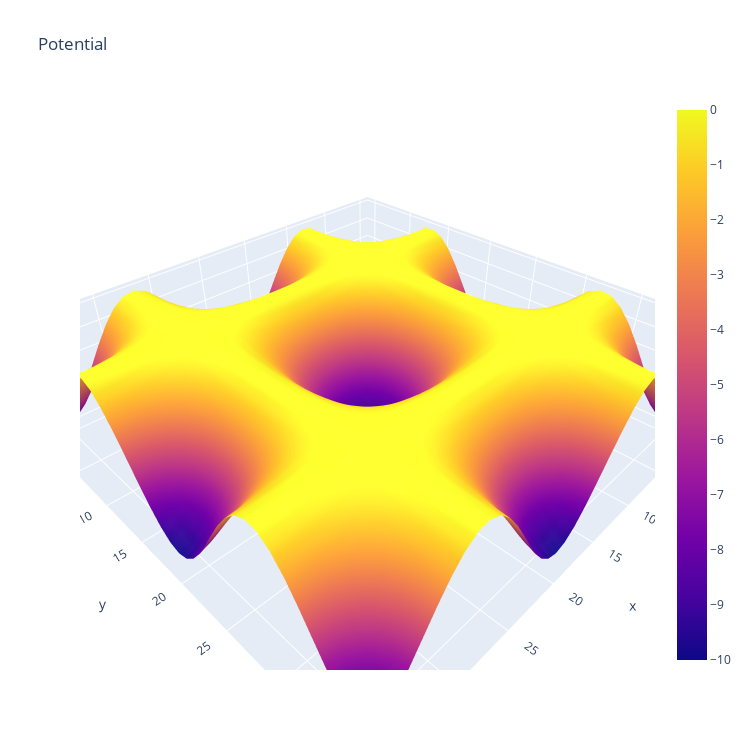
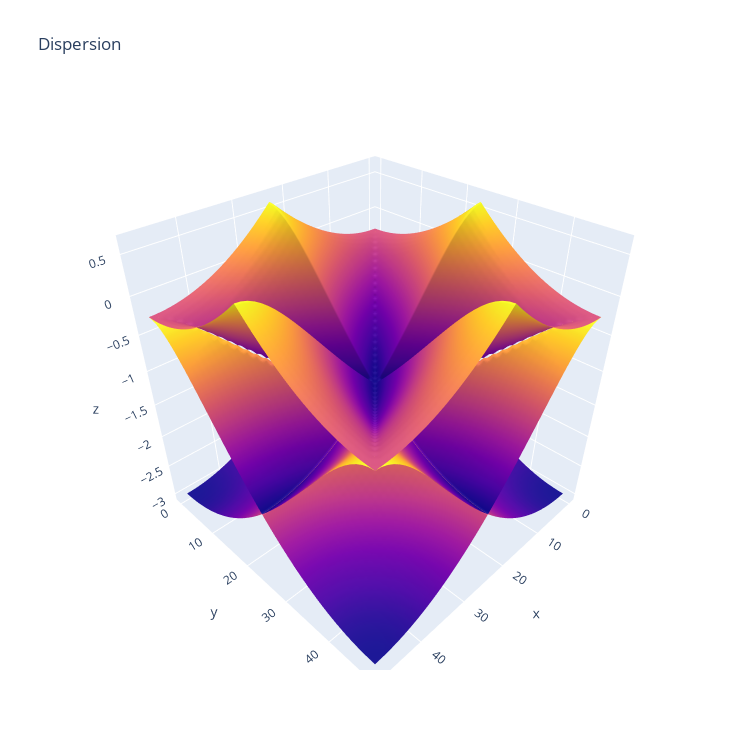
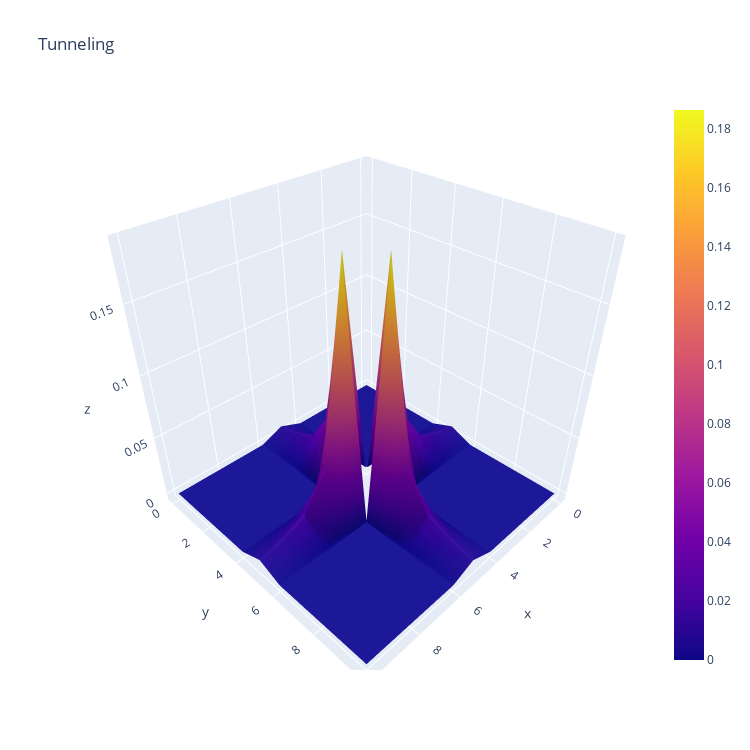

The cell these charts' notebook holds for them, in order:
### Code cell
figure = go.Figure(data=[go.Surface(z=spatial_potential)])
figure.update_layout(title="Potential", 
                     autosize=False, width=750, height=750)
figure.show()

figure = go.Figure(data=[go.Surface(z=dispersion[:, :, band], showscale=False) for band in range(3)])
figure.update_layout(title="Dispersion",
                     autosize=False, width=750, height=750)
figure.show()

radius = 5
figure = go.Figure(data=[go.Surface(z=tunneling[num_quasimomenta//2-radius:num_quasimomenta//2+radius+1, num_quasimomenta//2-radius:num_quasimomenta//2+radius+1])])
figure.update_layout(title="Tunneling",
                     autosize=False, width=750, height=750)
figure.show()

### Figure 1 — Plotly figure (JSON) as saved in the notebook; plotly's stock layout.template omitted (floating-point values rounded to 4 significant figures; data arrays with more than 128 entries replaced by an {"elided": "..."} marker saying what was removed)
{"data": [{"type": "surface", "z": {"elided": "37x37 float values"}}], "layout": {"autosize": false, "height": 750, "title": {"text": "Potential"}, "width": 750}}

### Figure 2 — Plotly figure (JSON) as saved in the notebook; plotly's stock layout.template omitted (floating-point values rounded to 4 significant figures; data arrays with more than 128 entries replaced by an {"elided": "..."} marker saying what was removed)
{"data": [{"showscale": false, "type": "surface", "z": {"elided": "49x49 float values"}}, {"showscale": false, "type": "surface", "z": {"elided": "49x49 float values"}}, {"showscale": false, "type": "surface", "z": {"elided": "49x49 float values"}}], "layout": {"autosize": false, "height": 750, "title": {"text": "Dispersion"}, "width": 750}}

### Figure 3 — Plotly figure (JSON) as saved in the notebook; plotly's stock layout.template omitted (floating-point values rounded to 4 significant figures)
{"data": [{"type": "surface", "z": [[8.173e-07, 1.282e-06, 2.159e-06, 4.717e-06, 1.506e-05, 0.007479, 1.506e-05, 4.717e-06, 2.159e-06, 1.282e-06, 8.173e-07], [1.282e-06, 2.011e-06, 3.386e-06, 7.401e-06, 2.363e-05, 0.01205, 2.363e-05, 7.401e-06, 3.386e-06, 2.011e-06, 1.282e-06], [2.159e-06, 3.386e-06, 5.701e-06, 1.246e-05, 3.979e-05, 0.02039, 3.979e-05, 1.246e-05, 5.701e-06, 3.386e-06, 2.159e-06], [4.717e-06, 7.401e-06, 1.246e-05, 2.724e-05, 8.705e-05, 0.04787, 8.705e-05, 2.724e-05, 1.246e-05, 7.401e-06, 4.717e-06], [1.506e-05, 2.363e-05, 3.979e-05, 8.705e-05, 0.0002789, 0.1865, 0.0002789, 8.705e-05, 3.979e-05, 2.363e-05, 1.506e-05], [0.007479, 0.01205, 0.02039, 0.04787, 0.1865, null, 0.1865, 0.04787, 0.02039, 0.01205, 0.007479], [1.506e-05, 2.363e-05, 3.979e-05, 8.705e-05, 0.0002789, 0.1865, 0.0002789, 8.705e-05, 3.979e-05, 2.363e-05, 1.506e-05], [4.717e-06, 7.401e-06, 1.246e-05, 2.724e-05, 8.705e-05, 0.04787, 8.705e-05, 2.724e-05, 1.246e-05, 7.401e-06, 4.717e-06], [2.159e-06, 3.386e-06, 5.701e-06, 1.246e-05, 3.979e-05, 0.02039, 3.979e-05, 1.246e-05, 5.701e-06, 3.386e-06, 2.159e-06], [1.282e-06, 2.011e-06, 3.386e-06, 7.401e-06, 2.363e-05, 0.01205, 2.363e-05, 7.401e-06, 3.386e-06, 2.011e-06, 1.282e-06], [8.173e-07, 1.282e-06, 2.159e-06, 4.717e-06, 1.506e-05, 0.007479, 1.506e-05, 4.717e-06, 2.159e-06, 1.282e-06, 8.173e-07]]}], "layout": {"autosize": false, "height": 750, "title": {"text": "Tunneling"}, "width": 750}}
